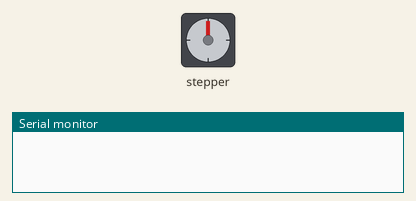
Bench run of a sketch on a simulated Arduino Uno, built with avr-gcc and run on an emulated ATmega328P. Shown: stepper motor, the last lines printed to the serial monitor. Stepper angles assume 2048 steps per turn.

Above: at 0.1 s.
At 3.47 s:
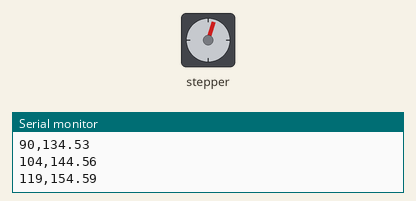
At 9.82 s:
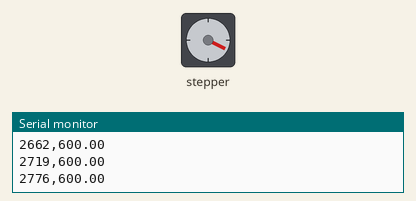
At 16.5 s:
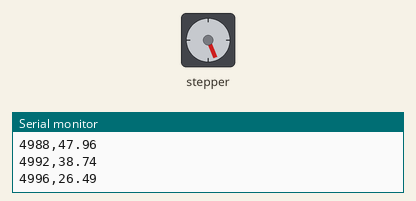
Timing chart, 0 to 18.0 s (numbered marks = the images above):
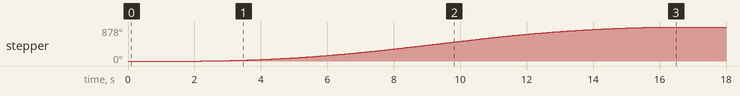

The sketch:

6_AccelStepper_Plotter.ino.ino
```cpp
/*
  Free open Arduino Course

  Github:
  https://github.com/ZGZMakerSpace/ArduinoCourse
  Documentation:
  https://zaragozamakerspace.com/index.php/courses/curso-basico-arduino/

  by Zaragoza Maker Space
*/

#include <AccelStepper.h>

char serialData;
unsigned long auxtimer;

AccelStepper stepper_motor(4,5,6,9,10);

void setup() {
  Serial.begin(9600);

  serialData = (char)(('0'));
  delay(2000);
  stepper_motor.setSpeed(300);
  stepper_motor.setAcceleration(100);
  stepper_motor.setMaxSpeed(600);
  stepper_motor.moveTo(5000);

}

void loop() {
  if( millis() - auxtimer > 100){
    auxtimer = millis();
    Serial.println((String(stepper_motor.currentPosition()) + String(",") + String(stepper_motor.speed())));
  };
  stepper_motor.run();

}
```

Measured:
- by itself, stepper: turns 878° clockwise in 14.2 s
